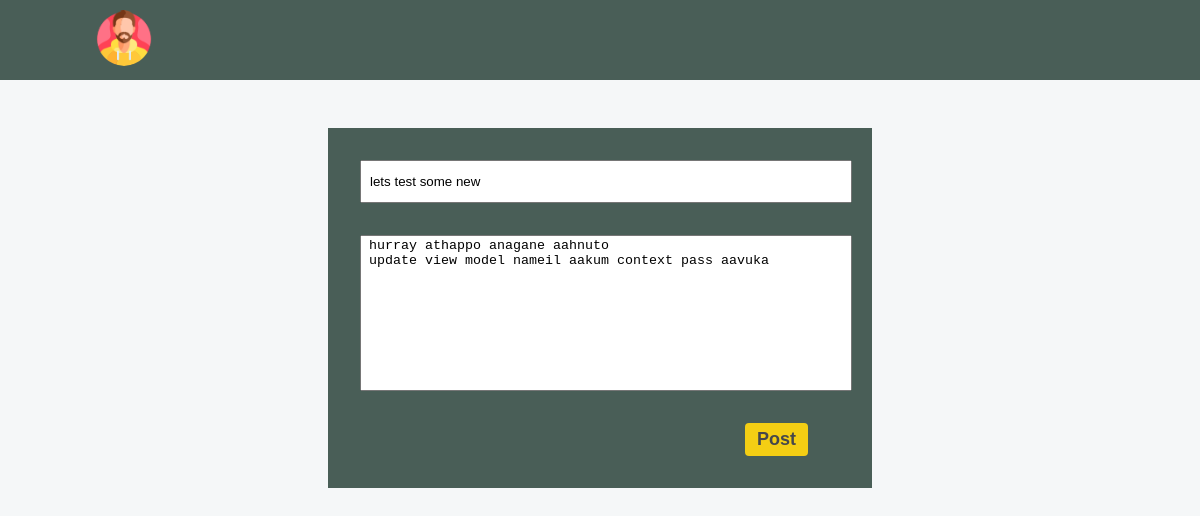
The app's page /update/18/ with its own data.
### blogs/models.py (models this page shows, shortened)
class Blog(models.Model):
    title = models.CharField(max_length=100)
    desc = models.TextField()
    date_posted = models.DateField()
    is_archived = models.BooleanField(default=False)
    owner = models.ForeignKey(User, on_delete=models.CASCADE)

### blogs/views.py (the view)
# urls.py: path('update/<int:pk>/', BlogUpdateView.as_view(), name='blog-update'),
class BlogUpdateView(UpdateView):
    model = Blog
    template_name = "blog/blog.html"
    fields = ['title', 'desc']
    success_url = reverse_lazy('home')

### blogs/templates/blog/blog.html (shortened to what this page needs)
{% load static %}
<!DOCTYPE html>
<html lang="en">
<head>
</head>
<body>
    <nav>
        <div class="left">
            <a href="{% url 'home' %}"><img src="{% static 'images/man.png' %}" alt="avatar" class="circle-avatar"></a>
        </div>
    </nav>
    <form method="POST">
        {% if blog %}
            <input type="text" name="title" class="inp inp-title" placeholder="Blog Title" value="{{blog.title}}">
            <textarea name="desc" cols="30" rows="10" class="inp" placeholder="Write your Blog">{{blog.desc}}</textarea>
            <button type="submit" class="btn-post">Post</button>
        {% else %}
            <input type="text" name="title" class="inp inp-title" placeholder="Blog Title">
            <textarea name="desc" cols="30" rows="10" class="inp" placeholder="Write your Blog"></textarea>
            <button type="submit" class="btn-post">Post</button>
        {% endif %}
    </form>
</body>
</html>

### blogs/templates/blog/blog.html (style rules this page uses)
:root { --primary: #F5F7F8; --secondary: #F4CE14; --tertiary: #495E57; --darkest: #45474B; }
body { background-color: var(--primary); padding: 0; margin: 0; display: flex; justify-content: center; }
nav { position: fixed; top: 0; left: 0; right: 0; height: 5rem; background-color: var(--tertiary); display: flex; justify-content: space-between; align-items: center; }
nav>.left { display: flex; margin-left: 6rem; justify-content: space-between; }
.circle-avatar { width: 56px; height: 56px; border-radius: 28px; align-self: center; }
.btn-post { border: none; background-color: var(--secondary); padding: 6px 12px; border-radius: 4px; color: var(--darkest); text-decoration: none; font-size: large; font-weight: bold; margin-right: 2rem; transition: all .12s ease; align-self: flex-end; transition: all .12s ease; }
form { margin-top: 8rem; display: flex; flex-direction: column; background-color: var(--tertiary); padding: 2rem; width: 40%; gap: 2rem; }
.inp-title { padding: 12px 0; }
.inp { align-self: flex-start; width: 100%; padding-left: 8px; }
textarea { resize: none; }

### records on screen
Blog: title "lets test some new", desc "hurray athappo anagane aahnuto update view model nameil aakum context pass aavuka"
